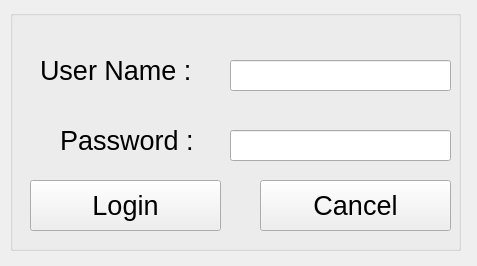
<?xml version="1.0" encoding="UTF-8"?>
<ui version="4.0">
 <class>MainWindow</class>
 <widget class="QMainWindow" name="MainWindow">
  <property name="geometry">
   <rect>
    <x>0</x>
    <y>0</y>
    <width>477</width>
    <height>266</height>
   </rect>
  </property>
  <property name="windowTitle">
   <string>MainWindow</string>
  </property>
  <widget class="QWidget" name="centralwidget">
   <widget class="QGroupBox" name="groupBox">
    <property name="geometry">
     <rect>
      <x>10</x>
      <y>10</y>
      <width>451</width>
      <height>241</height>
     </rect>
    </property>
    <property name="title">
     <string/>
    </property>
    <widget class="QLabel" name="label">
     <property name="geometry">
      <rect>
       <x>30</x>
       <y>40</y>
       <width>181</width>
       <height>41</height>
      </rect>
     </property>
     <property name="font">
      <font>
       <pointsize>20</pointsize>
      </font>
     </property>
     <property name="text">
      <string>User Name :</string>
     </property>
    </widget>
    <widget class="QLabel" name="label_2">
     <property name="geometry">
      <rect>
       <x>50</x>
       <y>110</y>
       <width>181</width>
       <height>41</height>
      </rect>
     </property>
     <property name="font">
      <font>
       <pointsize>20</pointsize>
      </font>
     </property>
     <property name="text">
      <string>Password :</string>
     </property>
    </widget>
    <widget class="QLineEdit" name="lineEdit_UserName">
     <property name="geometry">
      <rect>
       <x>220</x>
       <y>50</y>
       <width>221</width>
       <height>31</height>
      </rect>
     </property>
     <property name="echoMode">
      <enum>QLineEdit::Normal</enum>
     </property>
    </widget>
    <widget class="QLineEdit" name="lineEdit_Password">
     <property name="geometry">
      <rect>
       <x>220</x>
       <y>120</y>
       <width>221</width>
       <height>31</height>
      </rect>
     </property>
     <property name="font">
      <font>
       <bold>false</bold>
      </font>
     </property>
     <property name="echoMode">
      <enum>QLineEdit::Password</enum>
     </property>
    </widget>
    <widget class="QPushButton" name="pushButton_Login">
     <property name="geometry">
      <rect>
       <x>20</x>
       <y>170</y>
       <width>191</width>
       <height>51</height>
      </rect>
     </property>
     <property name="font">
      <font>
       <pointsize>20</pointsize>
      </font>
     </property>
     <property name="text">
      <string>Login</string>
     </property>
    </widget>
    <widget class="QPushButton" name="pushButton_Cancel">
     <property name="geometry">
      <rect>
       <x>250</x>
       <y>170</y>
       <width>191</width>
       <height>51</height>
      </rect>
     </property>
     <property name="font">
      <font>
       <pointsize>20</pointsize>
      </font>
     </property>
     <property name="text">
      <string>Cancel</string>
     </property>
    </widget>
   </widget>
  </widget>
 </widget>
 <resources/>
 <connections/>
</ui>
